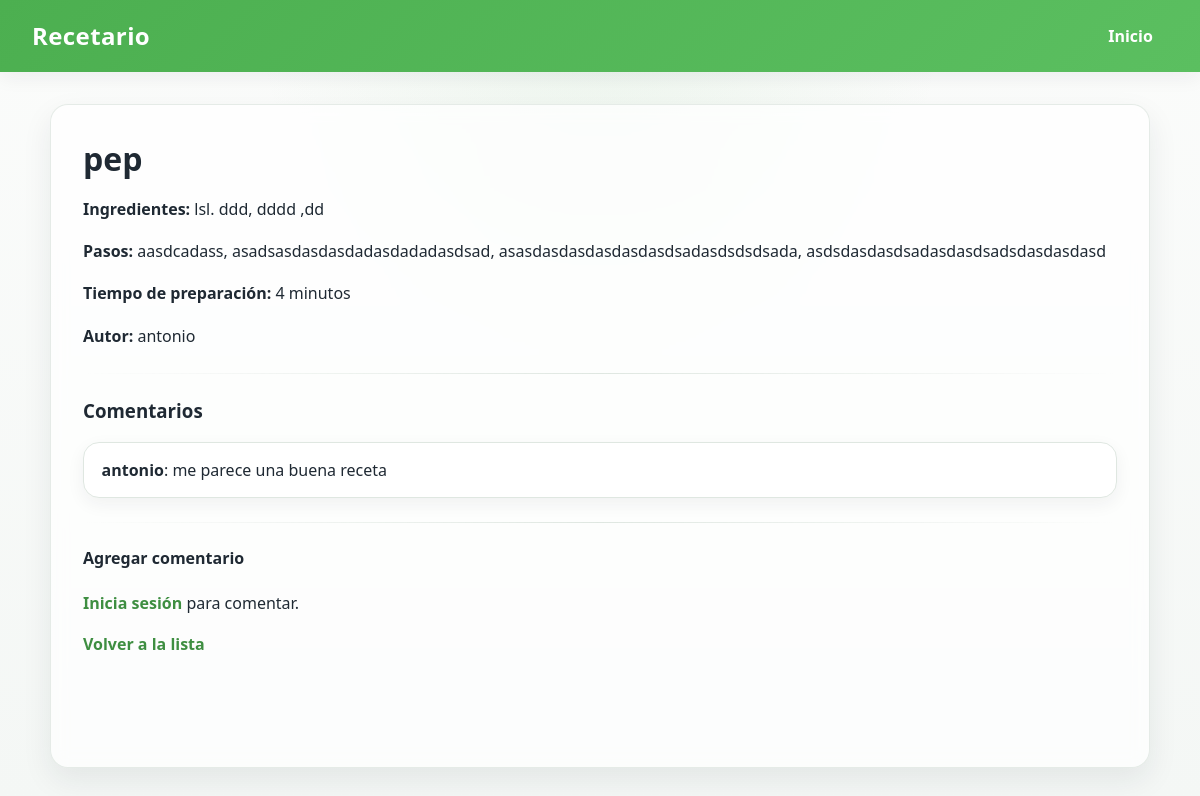
Screenshot of /receta/3/ with the database file from the repository.
### recetas/models.py (models this page shows, shortened)
class Receta(models.Model):
    titulo = models.CharField(max_length = 100)
    ingredientes = models.TextField( blank=False,null=False,max_length=300)
    pasos_elaboracion = models.TextField(blank=False,null=False,max_length=550)
    tiempo_preparacion = models.PositiveIntegerField(blank= True,null=True)
    autor = models.ForeignKey(settings.AUTH_USER_MODEL, on_delete= models.CASCADE, related_name="recetas", default= 0)
    fecha_creacion = models.DateTimeField(default= timezone.now)
    categoria = models.ForeignKey(Categoria, on_delete=models.SET_NULL, null=True, blank=True)
    class Meta:
        ordering = ["-fecha_creacion"]

class Comentario(models.Model):
    contenido = models.TextField(blank=True, null=False)
    autor = models.ForeignKey(settings.AUTH_USER_MODEL,on_delete=models.CASCADE, related_name="comentarios")
    reseta_asociada = models.ForeignKey(Receta, on_delete=models.CASCADE, related_name="recetas")
    fecha_creacion = models.DateTimeField(auto_now_add=True)
    class Meta:
        ordering = ["-fecha_creacion"]

### recetas/views.py (the view)
# urls.py: path("receta/<int:pk>/",DetalleRecetaView.as_view(), name = "detalles_receta"),
class DetalleRecetaView(DetailView):
    model = Receta
    template_name = "recetas/detalles_recetas.html"
    context_object_name = "receta"
    def get_context_data(self, **kwargs):
        context = super().get_context_data(**kwargs)
        context["form_comentario"] = ComentarioForm()
        return context

### recetas/templates/recetas/detalles_recetas.html (shortened to what this page needs)
{% extends 'recetas/base.html' %}
{% block content %}
<h2>{{ receta.titulo }}</h2>
<p><strong>Ingredientes:</strong> {{ receta.ingredientes }}</p>
<p><strong>Pasos:</strong> {{ receta.pasos_elaboracion }}</p>
<p><strong>Tiempo de preparación:</strong> {{ receta.tiempo_preparacion }} minutos</p>
<p><strong>Autor:</strong> {{ receta.autor.username }}</p>
<hr>
<h3>Comentarios</h3>
<ul>
    {% for comentario in receta.recetas.all %}
        <li>
            <strong>{{ comentario.autor.username }}</strong>: {{ comentario.contenido }}
        </li>
    {% empty %}
        <li>No hay comentarios todavía.</li>
    {% endfor %}
</ul>
<hr>
<h4>Agregar comentario</h4>
{% if user.is_authenticated %}
    <form method="post" action="{% url 'agregar_comentario' receta.pk %}">
        {% csrf_token %}
        {{ form_comentario.as_p }}
        <button type="submit">Enviar</button>
    </form>
{% else %}
    <p><a href="{% url 'login' %}">Inicia sesión</a> para comentar.</p>
{% endif %}
<a href="{% url 'lista_recetas' %}">Volver a la lista</a>
{% endblock %}

### recetas/static/recetas/style.css (style rules this page uses)
:root { --bg: #f4f7f5; --surface: #ffffff; --surface-alt: #f8fbf8; --text: #1f2933; --muted: #6b7280; --primary: #4caf50; --primary-dark: #3e8e41; --primary-soft: #e8f5e9; --border: #dfe7e1; --shadow: 0 12px 30px rgba(31, 41, 51, 0.08); --shadow-soft: 0 6px 18px rgba(31, 41, 51, 0.06); --radius: 18px; }
* { box-sizing: border-box; }
html { scroll-behavior: smooth; }
body { font-family: 'Segoe UI', Tahoma, Geneva, Verdana, sans-serif; background: radial-gradient(circle at top, rgba(76, 175, 80, 0.08), transparent 35%), linear-gradient(180deg, #fbfcfb 0%, var(--bg) 100%); color: var(--text); margin: 0; min-height: 100vh; display: flex; flex-direction: column; }
main h2, main h3, main h4 { color: var(--text); margin-top: 0; }
main h2 { font-size: 2rem; margin-bottom: 1rem; }
main p { line-height: 1.65; color: var(--text); }
main a { color: var(--primary-dark); text-decoration: none; font-weight: 600; transition: color 0.2s ease, opacity 0.2s ease; }
ul { list-style: none; padding: 0; margin: 1rem 0 1.5rem; display: grid; gap: 0.9rem; }
li { background: var(--surface); border: 1px solid var(--border); border-radius: 16px; padding: 1rem 1.1rem; box-shadow: var(--shadow-soft); }
li strong { color: var(--text); }
hr { border: none; height: 1px; background: linear-gradient(90deg, transparent, var(--border), transparent); margin: 1.5rem 0; }

### rows the page displays
Receta: titulo "pep", ingredientes "lsl. ddd, dddd ,dd", pasos_elaboracion "aasdcadass, asadsasdasdasdadasdadadasdsad, asasdasdasdasdasdasdsadasdsdsdsada, asdsdasdasdsadasdasdsadsdasdasdasd", tiempo_preparacion "4", autor.username "antonio"
Comentario: autor.username "antonio", contenido "me parece una buena receta"
